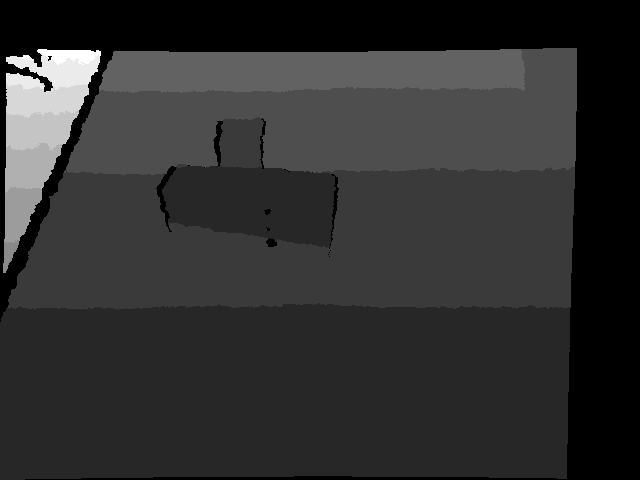
#> input picture Unit_Tests/learn7.png, 640 x 480 px
$ python depth_img_test.py
#> lines starting #> are read from the running program, lines starting #| are printed output that depends on the picture
import cv2
import numpy as np

if __name__ == '__main__':
    img = cv2.imread('learn7.png', 0)
#> img is the input picture: shape (480, 640); min 0, max 13, mean 2.46

    # bw = cv2.cvtColor(img, cv2.COLOR_BGR2GRAY)

    equ = cv2.equalizeHist(img)
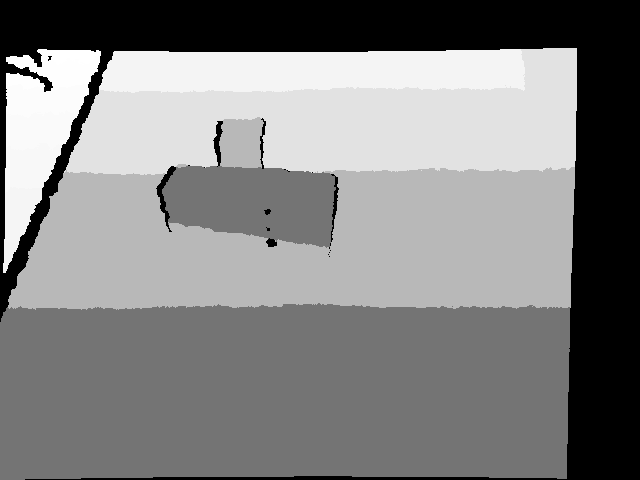
#> equ: shape (480, 640); min 0, max 255, mean 129.6
    res = np.hstack((img, equ))  # stacking images side-by-side
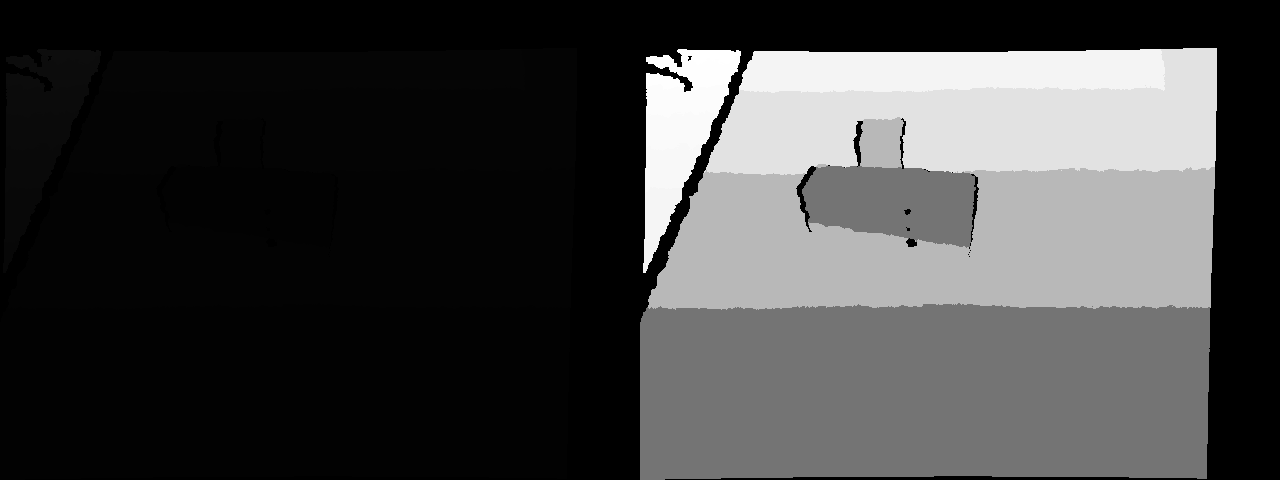
#> res: shape (480, 1280); min 0, max 255, mean 66

    # create a CLAHE object (Arguments are optional).
    # clahe = cv2.createCLAHE(clipLimit=2.0, tileGridSize=(8, 8))
    # cl1 = clahe.apply(img)

    # Display the image.
    cv2.imshow("window", res)
    cv2.waitKey(0)
    cv2.destroyAllWindows()

$ run again, with Unit_Tests/learn26.png copied over Unit_Tests/learn7.png
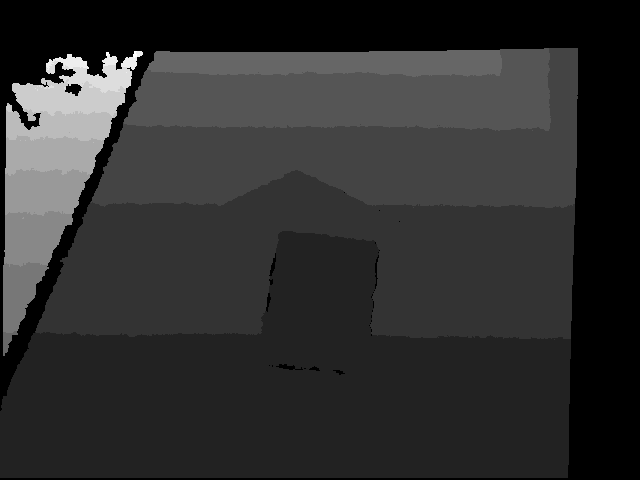
#> input picture Unit_Tests/learn26.png, 640 x 480 px
#> img is the input picture: shape (480, 640); min 0, max 15, mean 2.77
#> `equ = cv2.equalizeHist(img)`:
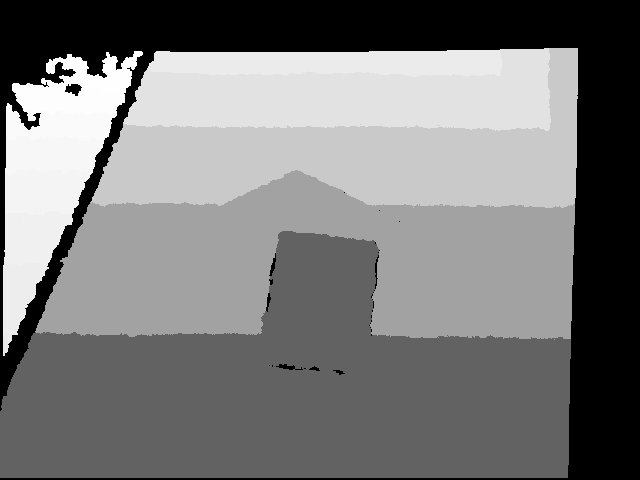
#> equ: shape (480, 640); min 0, max 255, mean 121.7
#> `res = np.hstack((img, equ))`:
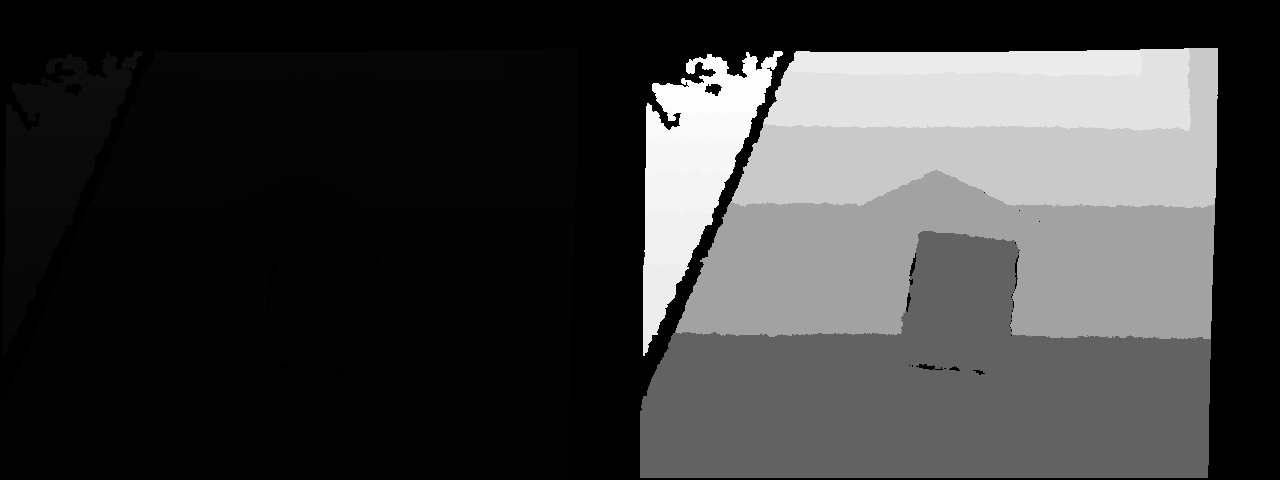
#> res: shape (480, 1280); min 0, max 255, mean 62.2
